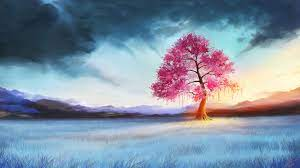
#> input picture Imgs/nature.jpg, 300 x 168 px
$ python 4.1.3.py   (older library calls are emulated)
#> lines starting #> are read from the running program, lines starting #| are printed output that depends on the picture
"""
原理：首先对图像做高斯滤波，然后再求其拉普拉斯（Laplacian）二阶导数。
即图像与 Laplacian of the Gaussian function 进行滤波运算。
最后，通过检测滤波结果的零交叉（Zero crossings）可以获得图像或物体的边缘。
因而，也被简称为Laplacian-of-Gaussian (LoG)算子。
"""
import cv2
import numpy as np
import matplotlib.pyplot as plt  # Python的2D绘图库

# 读取图像
"""
RGB 与 BGR:R代表红，red ;  G代表绿，green; B代表蓝，blue。RGB模式就是，色彩数据模式，R在高位，G在中间，B在低位。BGR正好相反。
使用函数cv2.imread(filepath,flags)读入一副图片
filepath：要读入图片的完整路径
flags：读入图片的标志
cv2.IMREAD_COLOR：默认参数，读入一副彩色图片，忽略alpha通道
cv2.IMREAD_GRAYSCALE：读入灰度图片
cv2.IMREAD_UNCHANGED：顾名思义，读入完整图片，包括alpha通道
import numpy as npimport cv2img = cv2.imread('1.jpg',cv2.IMREAD_GRAYSCALE)
"""
img = cv2.imread('../../Imgs/nature.jpg')  # cv2.imread()接口读图像，读进来直接是BGR 格式数据格式在 0~255，通道格式为(H,W,C)
#> img is the input picture: shape (168, 300, 3); mean B, G, R 162.5, 144, 128.1
KIKI_img = cv2.cvtColor(img, cv2.COLOR_BGR2RGB)  # cv2.cvtColor() 颜色空间转换函数。 cv2.COLOR_BGR2RGB 将BGR转为RGB颜色空间

# 灰度化处理图像
grayImage = cv2.cvtColor(img, cv2.COLOR_BGR2GRAY)  # cv2.cvtColor() 颜色空间转换函数。 cv2.COLOR_BGR2GRAY 将BGR转为灰色颜色空间
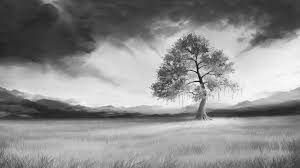
#> grayImage: shape (168, 300); min 6, max 252, mean 141.4

# 先通过高斯滤波降噪
"""
C++: void GaussianBlur(InputArray src, OutputArray dst, Size ksize, double sigmaX, double sigmaY=0, int borderType=BORDER_DEFAULT )
InputArray src: 输入图像，可以是Mat类型，图像深度为CV_8U、CV_16U、CV_16S、CV_32F、CV_64F。

OutputArray dst: 输出图像，与输入图像有相同的类型和尺寸。
double sigmaX: 高斯核函数在X方向上的标准偏差
double sigmaY: 高斯核函数在Y方向上的标准偏差，如果sigmaY是0，则函数会自动将sigmaY的值设置为与sigmaX相同的值，如果sigmaX和sigmaY都是0，这两个值将由ksize.width和ksize.height计算而来。具体可以参考getGaussianKernel()函数查看具体细节。建议将size、sigmaX和sigmaY都指定出来。
int borderType=BORDER_DEFAULT: 推断图像外部像素的某种便捷模式，有默认值BORDER_DEFAULT，如果没有特殊需要不用更改，具体可以参考borderInterpolate()函数。

Size ksize: 高斯内核大小，这个尺寸与前面两个滤波kernel尺寸不同，
ksize.width和ksize.height可以不相同但是这两个值必须为正奇数，如果这两个值为0，他们的值将由sigma计算。
"""
gaussian = cv2.GaussianBlur(grayImage, (3, 3), 0)

# 再通过拉普拉斯算子做边缘检测
"""
cv2.CV_16S：depth参数，输出图像的深度（数据类型），可以使用-1，与原图像保持一致 .目标图像的深度必须大于等于原图像的深度；

Laplacian函数求完导数后会有负值，还有会大于255的值。而原图像是uint8，即8位无符号数，所以Laplacian建立的图像位数不够，会有截断。因此要使用16位有符号的数据类型，即cv2.CV_16S。

ksize是算子的大小，必须为奇数。默认为1。
"""
"""
convertScaleAbs():在经过处理后，要用convertScaleAbs()函数将其转回原来的uint8形式。否则将无法显示图像，而只是一副灰色的窗口。
"""
dst = cv2.Laplacian(gaussian, cv2.CV_16S, ksize=3)
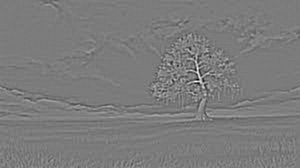
#> dst: shape (168, 300) int16; min -396, max 418, mean 0; drawn with min black and max white
LOG = cv2.convertScaleAbs(dst)
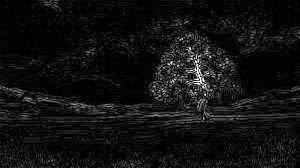
#> LOG: shape (168, 300); min 0, max 255, mean 17.4

# 用来正常显示中文标签
"""
plt.rcParams['font.sans-serif']=['SimHei'] #用来正常显示中文标签
plt.rcParams['axes.unicode_minus']=False #用来正常显示负号
"""
plt.rcParams['font.sans-serif'] = ['SimHei']

# 显示图形
"""
u'': 保持源码文件的utf-8不变.这个u表示将后面跟的字符串以unicode格式存储。
python会根据代码第一行标称的utf-8编码识别代码中的汉字’哈’，然后转换成unicode对象
"""
titles = [u'original img', u'LOG']  # 列表
images = [KIKI_img, LOG]
"""
plt.subplot: 其中各个参数也可以用逗号,分隔开。第一个参数代表子图的行数；
第二个参数代表该行图像的列数； 第三个参数代表每行的第几个图像。

plt.xticks([-1,0,1],['-1','0','1']) : 第一个：对应X轴上的值，第二个：显示的文字
"""
# plt.figure(2, (5, 5))
for i in range(2):
    plt.subplot(1, 2, i + 1)
    plt.imshow(images[i], cmap='gray')  # camp参数  gray : 显示灰度图（如果没有则是热量图）
    plt.title(titles[i])
    plt.xticks([]), plt.yticks([])
plt.show()
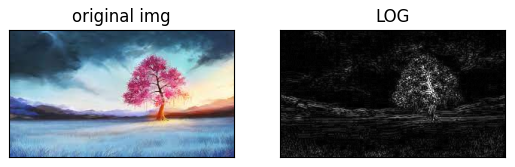
#> figure drawn by matplotlib, 2 panels

$ run again, with Imgs/chaers.jpg copied over Imgs/nature.jpg
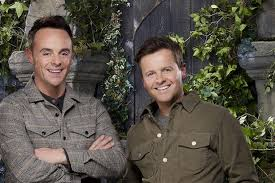
#> input picture Imgs/chaers.jpg, 275 x 183 px
#> img is the input picture: shape (183, 275, 3); mean B, G, R 70.4, 80.5, 86.4
#> `dst = cv2.Laplacian(gaussian, cv2.CV_16S, ksize=3)`:
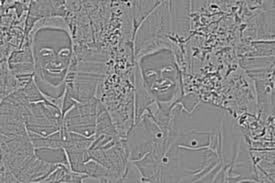
#> dst: shape (183, 275) int16; min -406, max 348, mean 0; drawn with min black and max white
#> `LOG = cv2.convertScaleAbs(dst)`:
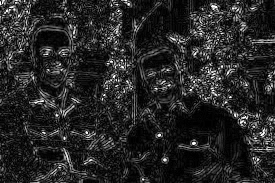
#> LOG: shape (183, 275); min 0, max 255, mean 38.3
